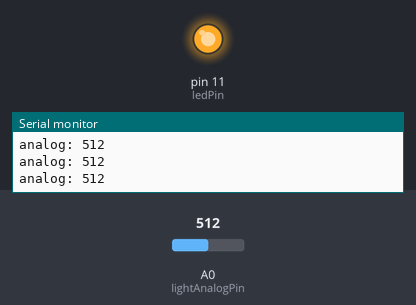
Recording of a sketch running on a simulated Arduino Uno, built with avr-gcc and run on an emulated ATmega328P. Parts: output pins drawn as LEDs (lit = HIGH), the last lines printed to the serial monitor. Inputs (shaded band) come from the test bench; at power-on: A0 (lightAnalogPin) = 512.

Above: at 1.2 s.
1.3 s: A0 (lightAnalogPin) set to 416
4.3 s: A0 (lightAnalogPin) set to 392
At 4.7 s:
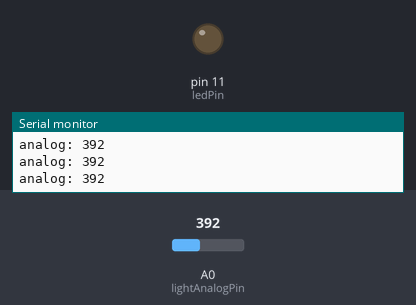
5.8 s: A0 (lightAnalogPin) set to 410
At 7.0 s:
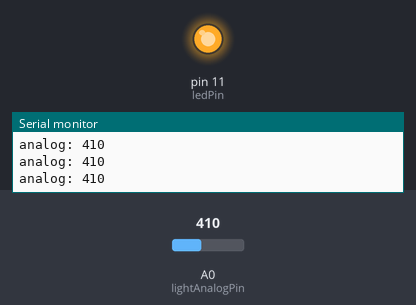
7.3 s: A0 (lightAnalogPin) set to 390
At 8.2 s:
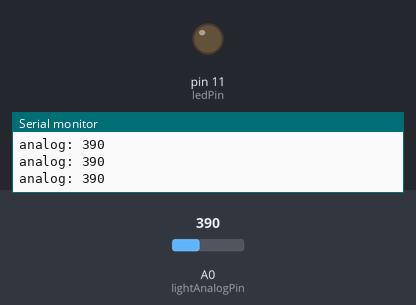
Timing chart, 0 to 9.8 s (numbered marks = the images above; inputs shaded):
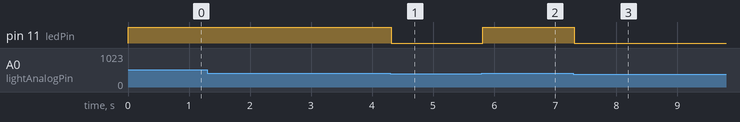

Measured:
- the behaviour switches between 401 and 400 on A0 (lightAnalogPin) (found by bisection; images 0 and 1)
- after the input at 4.3 s, pin 11 (ledPin): HIGH → LOW at once
- after the input at 5.8 s, pin 11 (ledPin): LOW → HIGH at once
- after the input at 7.3 s, pin 11 (ledPin): HIGH → LOW at once

The sketch:

main.ino
```cpp
int lightAnalogPin = A0;
int ledPin = 11;

void setup(){
    pinMode(ledPin, OUTPUT); // 설정
    Serial.begin(9600);
}

void loop(){
    int value = analogRead(lightAnalogPin); // 값 읽기
    Serial.print("analog: ");
    Serial.println(value); // 값 출력
    digitalWrite(ledPin,value>400?HIGH:LOW); // 400보다 크면 어두우므로 LED 점등
    delay(10);
}
```
